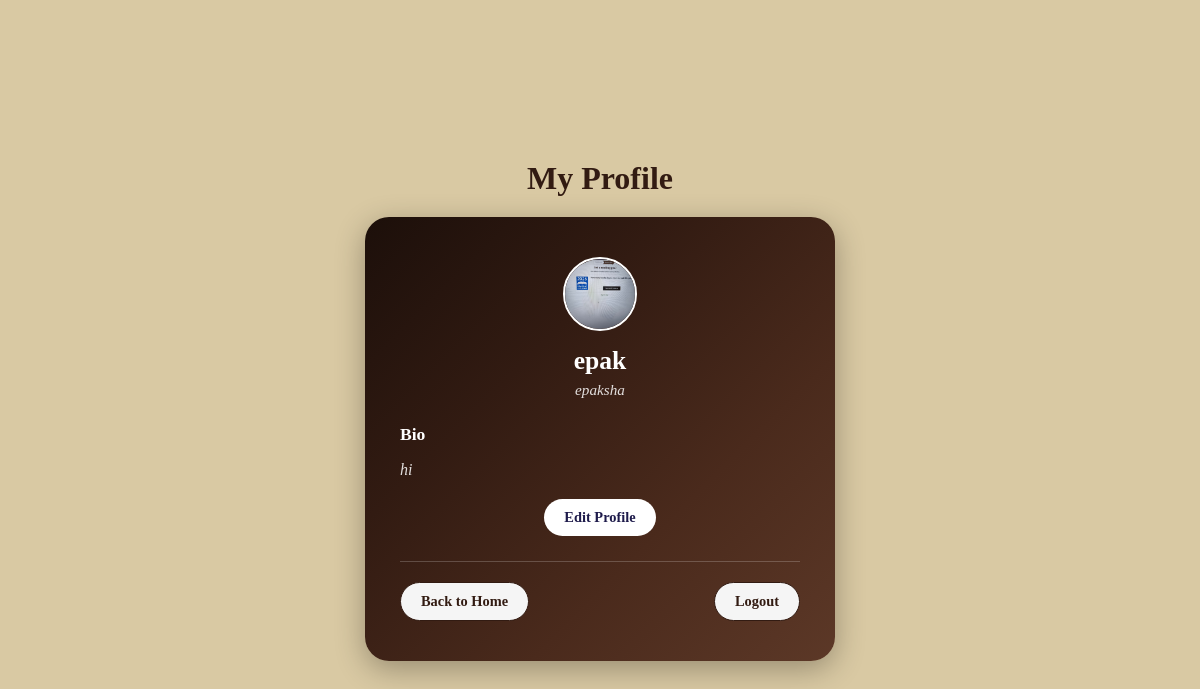
Page /profile/ (signed in) on the committed database.
### catalog/models.py (models this page shows)
class UserProfile(models.Model):
    user = models.OneToOneField(User, on_delete=models.CASCADE)
    full_name = models.CharField(max_length=150, blank=True)
    bio = models.TextField(blank=True)
    profile_picture = models.ImageField(upload_to='profile_pics/', blank=True, null=True)
    is_verified = models.BooleanField(default=False)
    verification_token = models.CharField(max_length=100, blank=True, null=True)

### catalog/views.py (the view, shortened to what this page needs)
# urls.py: path('profile/', views.profile, name='user_profile'),
def profile(request):
    if not request.user.is_authenticated:
        return redirect('login')
    profile_obj, _ = UserProfile.objects.get_or_create(user=request.user)
    return render(request, 'catalog/user_profile.html', {'user': request.user, 'profile': profile_obj})

### catalog/templates/catalog/user_profile.html (shortened to what this page needs)
<!DOCTYPE html>
<html lang="en">
<head>
    {% load static %}
    <link rel="stylesheet" href="{% static 'catalog/profile.css' %}">
</head>
<body class="profile-background">
    <h1 class="profile-title">My Profile</h1>
    <div class="profile-card">
        <div class="profile-header">
            {% if profile.profile_picture %}
                <img src="{{ profile.profile_picture.url }}" alt="Profile Picture" class="avatar-img">
            {% else %}
                <div class="avatar-circle">{{ user.username.0|upper }}</div>
            {% endif %}
            <h2>{{ user.username }}</h2>
            {% if request.GET.edit == 'true' %}
                <form action="{% url 'user_profile' %}" method="POST" enctype="multipart/form-data" class="fullname-form">
                    {% csrf_token %}
                    <label>Full Name:</label>
                    <input type="text" name="full_name" placeholder="Enter your full name" value="{{ profile.full_name|default:'' }}">
            {% else %}
                <p class="profile-fullname">{{ profile.full_name|default:"No name added yet." }}</p>
            {% endif %}
        </div>
        <div class="bio-section">
            <h3>Bio</h3>
            {% if request.GET.edit == 'true' %}
                    <label>Bio:</label>
                    <textarea name="bio" rows="4" placeholder="Write something about yourself here...">{{ profile.bio|default:'' }}</textarea>
                    <label>Profile Picture:</label>
                    <input type="file" name="profile_picture">
                    <button type="submit" class="submit-btn">Save Changes</button>
                </form>
            {% else %}
                <p class="bio-text">
                    {{ profile.bio|default:"No bio written yet." }}
                </p>
                <a href="{% url 'user_profile' %}?edit=true" class="edit-btn">Edit Profile</a>
            {% endif %}
        </div>
        <div class="nav-links">
            <a href="{% url 'index' %}">Back to Home</a>
            <a href="{% url 'logout' %}">Logout</a>
        </div>
    </div>
</body>
</html>

### catalog/static/catalog/profile.css (style rules this page uses)
body.profile-background { margin: 0; height: 100vh; width: 100vw; display: flex; flex-direction: column; justify-content: center; align-items: center; font-family: 'Georgia', serif; background-color: #d9c9a3; }
.profile-card { background: linear-gradient(135deg, #1C0F0A, #321B12, #4A2A1C, #5C3827); border-radius: 24px; padding: 40px 35px; max-width: 400px; width: 90%; box-shadow: 0 8px 30px rgba(0,0,0,0.3); text-align: center; }
.profile-header { margin-bottom: 25px; }
.avatar-img { width: 70px; height: 70px; border-radius: 50%; object-fit: cover; margin: 0 auto 15px; display: block; border: 2px solid white; }
.profile-header h2 { margin: 0; color: white; font-size: 1.6rem; }
.profile-title { text-align: center; color: #321B12; font-family: 'Georgia', serif; margin-bottom: 20px; }
.profile-fullname { color: rgba(255, 255, 255, 0.85); font-size: 0.95rem; font-style: italic; margin-top: 5px; }
.bio-section { text-align: left; margin-bottom: 25px; }
.bio-section h3 { color: white; font-size: 1.1rem; margin-bottom: 10px; }
.bio-text { color: rgba(255, 255, 255, 0.85); font-style: italic; margin-bottom: 10px; }
.submit-btn, .edit-btn { display: block; width:fit-content; margin: 20px auto; padding: 10px 20px; background: white; color: #1e1b4b; text-decoration: none; border: none; border-radius: 25px; font-size: 0.9rem; font-weight: bold; cursor: pointer; font-family: 'Georgia', serif; }
.nav-links { display: flex; justify-content: space-between; align-items: center; border-top: 1px solid rgba(255, 255, 255, 0.2); padding-top: 20px; }
.nav-links a { background: #f5f5f5; color: #321B12; text-decoration: none; font-size: 0.9rem; font-weight: bold; padding: 10px 20px; border-radius: 25px; border: 1px solid #321B12; display: inline-block; }

### rows in the picture
UserProfile: profile_picture (picture), full_name "epaksha", bio "hi"

### other values in the picture
{{ user.username }} "epak"
